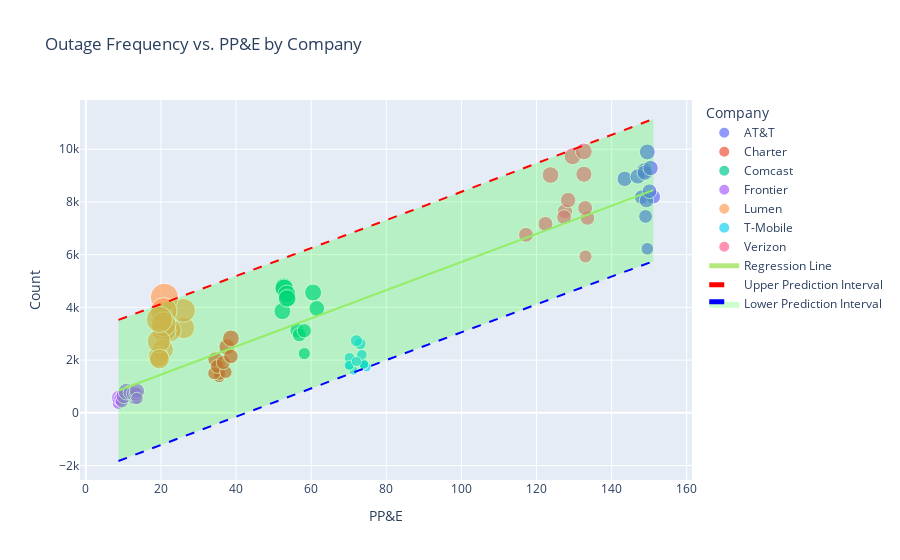

Notebook cell for this chart:
### Code cell
vis.plot_granular_outage_vs_ppe(enable_pi=True)

### Figure 1 — Plotly figure (JSON) as saved in the notebook; plotly's stock layout.template omitted (floating-point values rounded to 4 significant figures)
{"data": [{"customdata": [[49.99], [55.3], [61.81], [61.88], [54.24], [61.03], [61.21], [53.94], [56.02], [61.75], [66.2], [41.62]], "hovertemplate": "Company=AT&T<br>PP&E=%{x:.2f}<br>Count=%{y:.2f}<br>Outage per PP&E=%{customdata[0]:.2f}<extra></extra>", "legendgroup": "AT&T", "marker": {"color": "#636efa", "size": [49.99, 55.3, 61.81, 61.88, 54.24, 61.03, 61.21, 53.94, 56.02, 61.75, 66.2, 41.62], "sizemode": "area", "sizeref": 0.5234, "symbol": "circle"}, "mode": "markers", "name": "AT&T", "orientation": "v", "showlegend": true, "type": "scatter", "x": [149.0, 148.0, 148.8, 143.5, 151.1, 146.9, 148.8, 149.3, 150.1, 150.4, 149.5, 149.5], "xaxis": "x", "y": [7450, 8183, 9195, 8878, 8195, 8968, 9110, 8051, 8407, 9285, 9897, 6222], "yaxis": "y"}, {"customdata": [[50.56], [38.57], [45.24], [41.3], [43.89], [58.71], [50.22], [41.34], [52.13], [66.69], [73.1], [55.42]], "hovertemplate": "Company=Charter<br>PP&E=%{x:.2f}<br>Count=%{y:.2f}<br>Outage per PP&E=%{customdata[0]:.2f}<extra></extra>", "legendgroup": "Charter", "marker": {"color": "#EF553B", "size": [50.56, 38.57, 45.24, 41.3, 43.89, 58.71, 50.22, 41.34, 52.13, 66.69, 73.1, 55.42], "sizemode": "area", "sizeref": 0.5234, "symbol": "circle"}, "mode": "markers", "name": "Charter", "orientation": "v", "showlegend": true, "type": "scatter", "x": [35.43, 35.49, 35.46, 35.62, 34.17, 34.47, 35.01, 37.27, 36.6, 37.55, 38.62, 38.62], "xaxis": "x", "y": [1791, 1369, 1604, 1471, 1500, 2024, 1758, 1541, 1908, 2504, 2823, 2140], "yaxis": "y"}, {"customdata": [[73.63], [90.43], [89.38], [75.4], [81.25], [84.21], [81.0], [64.46], [55.44], [52.07], [53.54], [38.61]], "hovertemplate": "Company=Comcast<br>PP&E=%{x:.2f}<br>Count=%{y:.2f}<br>Outage per PP&E=%{customdata[0]:.2f}<extra></extra>", "legendgroup": "Comcast", "marker": {"color": "#00cc96", "size": [73.63, 90.43, 89.38, 75.4, 81.25, 84.21, 81.0, 64.46, 55.44, 52.07, 53.54, 38.61], "sizemode": "area", "sizeref": 0.5234, "symbol": "circle"}, "mode": "markers", "name": "Comcast", "orientation": "v", "showlegend": true, "type": "scatter", "x": [52.32, 52.77, 52.81, 60.51, 53.82, 53.51, 53.55, 61.48, 56.28, 56.85, 58.16, 58.16], "xaxis": "x", "y": [3852, 4772, 4720, 4563, 4373, 4506, 4338, 3963, 3120, 2960, 3114, 2246], "yaxis": "y"}, {"customdata": [[41.89], [42.25], [63.8], [56.18], [45.54], [63.91], [74.03], [64.22], [56.87], [53.32], [60.64], [40.01]], "hovertemplate": "Company=Frontier<br>PP&E=%{x:.2f}<br>Count=%{y:.2f}<br>Outage per PP&E=%{customdata[0]:.2f}<extra></extra>", "legendgroup": "Frontier", "marker": {"color": "#ab63fa", "size": [41.89, 42.25, 63.8, 56.18, 45.54, 63.91, 74.03, 64.22, 56.87, 53.32, 60.64, 40.01], "sizemode": "area", "sizeref": 0.5234, "symbol": "circle"}, "mode": "markers", "name": "Frontier", "orientation": "v", "showlegend": true, "type": "scatter", "x": [12.99, 8.686, 8.918, 9.399, 9.575, 10.11, 10.85, 12.04, 12.75, 13.35, 13.62, 13.62], "xaxis": "x", "y": [544, 367, 569, 528, 436, 646, 803, 773, 725, 712, 826, 545], "yaxis": "y"}, {"customdata": [[123.5], [149.5], [209.4], [140.1], [149.9], [186.6], [162.3], [117.3], [110.0], [139.8], [180.7], [104.2]], "hovertemplate": "Company=Lumen<br>PP&E=%{x:.2f}<br>Count=%{y:.2f}<br>Outage per PP&E=%{customdata[0]:.2f}<extra></extra>", "legendgroup": "Lumen", "marker": {"color": "#FFA15A", "size": [123.5, 149.5, 209.4, 140.1, 149.9, 186.6, 162.3, 117.3, 110.0, 139.8, 180.7, 104.2], "sizemode": "area", "sizeref": 0.5234, "symbol": "circle"}, "mode": "markers", "name": "Lumen", "orientation": "v", "showlegend": true, "type": "scatter", "x": [26.09, 25.99, 20.93, 22.35, 20.83, 20.72, 20.71, 20.51, 19.32, 19.43, 19.61, 19.61], "xaxis": "x", "y": [3221, 3886, 4381, 3131, 3123, 3867, 3361, 2405, 2125, 2717, 3542, 2042], "yaxis": "y"}, {"customdata": [[22.52], [25.53], [29.7], [25.68], [23.13], [25.06], [25.24], [24.68], [29.94], [35.79], [37.97], [27.03]], "hovertemplate": "Company=T-Mobile<br>PP&E=%{x:.2f}<br>Count=%{y:.2f}<br>Outage per PP&E=%{customdata[0]:.2f}<extra></extra>", "legendgroup": "T-Mobile", "marker": {"color": "#19d3f3", "size": [22.52, 25.53, 29.7, 25.68, 23.13, 25.06, 25.24, 24.68, 29.94, 35.79, 37.97, 27.03], "sizemode": "area", "sizeref": 0.5234, "symbol": "circle"}, "mode": "markers", "name": "T-Mobile", "orientation": "v", "showlegend": true, "type": "scatter", "x": [71.24, 70.33, 70.2, 70.08, 74.74, 73.94, 73.92, 74.06, 73.48, 73.06, 72.04, 72.04], "xaxis": "x", "y": [1604, 1796, 2085, 1800, 1729, 1853, 1866, 1828, 2200, 2615, 2735, 1947], "yaxis": "y"}, {"customdata": [[57.62], [58.55], [72.92], [59.92], [58.29], [62.85], [75.12], [55.33], [58.47], [68.26], [74.82], [44.59]], "hovertemplate": "Company=Verizon<br>PP&E=%{x:.2f}<br>Count=%{y:.2f}<br>Outage per PP&E=%{customdata[0]:.2f}<extra></extra>", "legendgroup": "Verizon", "marker": {"color": "#FF6692", "size": [57.62, 58.55, 72.92, 59.92, 58.29, 62.85, 75.12, 55.33, 58.47, 68.26, 74.82, 44.59], "sizemode": "area", "sizeref": 0.5234, "symbol": "circle"}, "mode": "markers", "name": "Verizon", "orientation": "v", "showlegend": true, "type": "scatter", "x": [117.2, 122.4, 123.7, 127.6, 127.3, 128.4, 129.6, 133.6, 132.9, 132.6, 132.6, 133.0], "xaxis": "x", "y": [6753, 7165, 9022, 7645, 7423, 8070, 9735, 7390, 7772, 9052, 9919, 5932], "yaxis": "y"}, {"hoverinfo": "text", "mode": "lines", "name": "Regression Line", "text": ["Predicted Outage Freq. = 53.38 * PP&E + 383.40<br>Correlation coefficient: 0.89<br>Predicted value: 847.1", "Predicted Outage Freq. = 53.38 * PP&E + 383.40<br>Correlation coefficient: 0.89<br>Predicted value: 923.8", "Predicted Outage Freq. = 53.38 * PP&E + 383.40<br>Correlation coefficient: 0.89<br>Predicted value: 1000.6", "Predicted Outage Freq. = 53.38 * PP&E + 383.40<br>Correlation coefficient: 0.89<br>Predicted value: 1077.4", "Predicted Outage Freq. = 53.38 * PP&E + 383.40<br>Correlation coefficient: 0.89<br>Predicted value: 1154.2", "Predicted Outage Freq. = 53.38 * PP&E + 383.40<br>Correlation coefficient: 0.89<br>Predicted value: 1231.0", "Predicted Outage Freq. = 53.38 * PP&E + 383.40<br>Correlation coefficient: 0.89<br>Predicted value: 1307.8", "Predicted Outage Freq. = 53.38 * PP&E + 383.40<br>Correlation coefficient: 0.89<br>Predicted value: 1384.6", "Predicted Outage Freq. = 53.38 * PP&E + 383.40<br>Correlation coefficient: 0.89<br>Predicted value: 1461.4", "Predicted Outage Freq. = 53.38 * PP&E + 383.40<br>Correlation coefficient: 0.89<br>Predicted value: 1538.2", "Predicted Outage Freq. = 53.38 * PP&E + 383.40<br>Correlation coefficient: 0.89<br>Predicted value: 1614.9", "Predicted Outage Freq. = 53.38 * PP&E + 383.40<br>Correlation coefficient: 0.89<br>Predicted value: 1691.7", "Predicted Outage Freq. = 53.38 * PP&E + 383.40<br>Correlation coefficient: 0.89<br>Predicted value: 1768.5", "Predicted Outage Freq. = 53.38 * PP&E + 383.40<br>Correlation coefficient: 0.89<br>Predicted value: 1845.3", "Predicted Outage Freq. = 53.38 * PP&E + 383.40<br>Correlation coefficient: 0.89<br>Predicted value: 1922.1", "Predicted Outage Freq. = 53.38 * PP&E + 383.40<br>Correlation coefficient: 0.89<br>Predicted value: 1998.9", "Predicted Outage Freq. = 53.38 * PP&E + 383.40<br>Correlation coefficient: 0.89<br>Predicted value: 2075.7", "Predicted Outage Freq. = 53.38 * PP&E + 383.40<br>Correlation coefficient: 0.89<br>Predicted value: 2152.5", "Predicted Outage Freq. = 53.38 * PP&E + 383.40<br>Correlation coefficient: 0.89<br>Predicted value: 2229.3", "Predicted Outage Freq. = 53.38 * PP&E + 383.40<br>Correlation coefficient: 0.89<br>Predicted value: 2306.0", "Predicted Outage Freq. = 53.38 * PP&E + 383.40<br>Correlation coefficient: 0.89<br>Predicted value: 2382.8", "Predicted Outage Freq. = 53.38 * PP&E + 383.40<br>Correlation coefficient: 0.89<br>Predicted value: 2459.6", "Predicted Outage Freq. = 53.38 * PP&E + 383.40<br>Correlation coefficient: 0.89<br>Predicted value: 2536.4", "Predicted Outage Freq. = 53.38 * PP&E + 383.40<br>Correlation coefficient: 0.89<br>Predicted value: 2613.2", "Predicted Outage Freq. = 53.38 * PP&E + 383.40<br>Correlation coefficient: 0.89<br>Predicted value: 2690.0", "Predicted Outage Freq. = 53.38 * PP&E + 383.40<br>Correlation coefficient: 0.89<br>Predicted value: 2766.8", "Predicted Outage Freq. = 53.38 * PP&E + 383.40<br>Correlation coefficient: 0.89<br>Predicted value: 2843.6", "Predicted Outage Freq. = 53.38 * PP&E + 383.40<br>Correlation coefficient: 0.89<br>Predicted value: 2920.3", "Predicted Outage Freq. = 53.38 * PP&E + 383.40<br>Correlation coefficient: 0.89<br>Predicted value: 2997.1", "Predicted Outage Freq. = 53.38 * PP&E + 383.40<br>Correlation coefficient: 0.89<br>Predicted value: 3073.9", "Predicted Outage Freq. = 53.38 * PP&E + 383.40<br>Correlation coefficient: 0.89<br>Predicted value: 3150.7", "Predicted Outage Freq. = 53.38 * PP&E + 383.40<br>Correlation coefficient: 0.89<br>Predicted value: 3227.5", "Predicted Outage Freq. = 53.38 * PP&E + 383.40<br>Correlation coefficient: 0.89<br>Predicted value: 3304.3", "Predicted Outage Freq. = 53.38 * PP&E + 383.40<br>Correlation coefficient: 0.89<br>Predicted value: 3381.1", "Predicted Outage Freq. = 53.38 * PP&E + 383.40<br>Correlation coefficient: 0.89<br>Predicted value: 3457.9", "Predicted Outage Freq. = 53.38 * PP&E + 383.40<br>Correlation coefficient: 0.89<br>Predicted value: 3534.7", "Predicted Outage Freq. = 53.38 * PP&E + 383.40<br>Correlation coefficient: 0.89<br>Predicted value: 3611.4", "Predicted Outage Freq. = 53.38 * PP&E + 383.40<br>Correlation coefficient: 0.89<br>Predicted value: 3688.2", "Predicted Outage Freq. = 53.38 * PP&E + 383.40<br>Correlation coefficient: 0.89<br>Predicted value: 3765.0", "Predicted Outage Freq. = 53.38 * PP&E + 383.40<br>Correlation coefficient: 0.89<br>Predicted value: 3841.8", "Predicted Outage Freq. = 53.38 * PP&E + 383.40<br>Correlation coefficient: 0.89<br>Predicted value: 3918.6", "Predicted Outage Freq. = 53.38 * PP&E + 383.40<br>Correlation coefficient: 0.89<br>Predicted value: 3995.4", "Predicted Outage Freq. = 53.38 * PP&E + 383.40<br>Correlation coefficient: 0.89<br>Predicted value: 4072.2", "Predicted Outage Freq. = 53.38 * PP&E + 383.40<br>Correlation coefficient: 0.89<br>Predicted value: 4149.0", "Predicted Outage Freq. = 53.38 * PP&E + 383.40<br>Correlation coefficient: 0.89<br>Predicted value: 4225.7", "Predicted Outage Freq. = 53.38 * PP&E + 383.40<br>Correlation coefficient: 0.89<br>Predicted value: 4302.5", "Predicted Outage Freq. = 53.38 * PP&E + 383.40<br>Correlation coefficient: 0.89<br>Predicted value: 4379.3", "Predicted Outage Freq. = 53.38 * PP&E + 383.40<br>Correlation coefficient: 0.89<br>Predicted value: 4456.1", "Predicted Outage Freq. = 53.38 * PP&E + 383.40<br>Correlation coefficient: 0.89<br>Predicted value: 4532.9", "Predicted Outage Freq. = 53.38 * PP&E + 383.40<br>Correlation coefficient: 0.89<br>Predicted value: 4609.7", "Predicted Outage Freq. = 53.38 * PP&E + 383.40<br>Correlation coefficient: 0.89<br>Predicted value: 4686.5", "Predicted Outage Freq. = 53.38 * PP&E + 383.40<br>Correlation coefficient: 0.89<br>Predicted value: 4763.3", "Predicted Outage Freq. = 53.38 * PP&E + 383.40<br>Correlation coefficient: 0.89<br>Predicted value: 4840.1", "Predicted Outage Freq. = 53.38 * PP&E + 383.40<br>Correlation coefficient: 0.89<br>Predicted value: 4916.8", "Predicted Outage Freq. = 53.38 * PP&E + 383.40<br>Correlation coefficient: 0.89<br>Predicted value: 4993.6", "Predicted Outage Freq. = 53.38 * PP&E + 383.40<br>Correlation coefficient: 0.89<br>Predicted value: 5070.4", "Predicted Outage Freq. = 53.38 * PP&E + 383.40<br>Correlation coefficient: 0.89<br>Predicted value: 5147.2", "Predicted Outage Freq. = 53.38 * PP&E + 383.40<br>Correlation coefficient: 0.89<br>Predicted value: 5224.0", "Predicted Outage Freq. = 53.38 * PP&E + 383.40<br>Correlation coefficient: 0.89<br>Predicted value: 5300.8", "Predicted Outage Freq. = 53.38 * PP&E + 383.40<br>Correlation coefficient: 0.89<br>Predicted value: 5377.6", "Predicted Outage Freq. = 53.38 * PP&E + 383.40<br>Correlation coefficient: 0.89<br>Predicted value: 5454.4", "Predicted Outage Freq. = 53.38 * PP&E + 383.40<br>Correlation coefficient: 0.89<br>Predicted value: 5531.1", "Predicted Outage Freq. = 53.38 * PP&E + 383.40<br>Correlation coefficient: 0.89<br>Predicted value: 5607.9", "Predicted Outage Freq. = 53.38 * PP&E + 383.40<br>Correlation coefficient: 0.89<br>Predicted value: 5684.7", "Predicted Outage Freq. = 53.38 * PP&E + 383.40<br>Correlation coefficient: 0.89<br>Predicted value: 5761.5", "Predicted Outage Freq. = 53.38 * PP&E + 383.40<br>Correlation coefficient: 0.89<br>Predicted value: 5838.3", "Predicted Outage Freq. = 53.38 * PP&E + 383.40<br>Correlation coefficient: 0.89<br>Predicted value: 5915.1", "Predicted Outage Freq. = 53.38 * PP&E + 383.40<br>Correlation coefficient: 0.89<br>Predicted value: 5991.9", "Predicted Outage Freq. = 53.38 * PP&E + 383.40<br>Correlation coefficient: 0.89<br>Predicted value: 6068.7", "Predicted Outage Freq. = 53.38 * PP&E + 383.40<br>Correlation coefficient: 0.89<br>Predicted value: 6145.5", "Predicted Outage Freq. = 53.38 * PP&E + 383.40<br>Correlation coefficient: 0.89<br>Predicted value: 6222.2", "Predicted Outage Freq. = 53.38 * PP&E + 383.40<br>Correlation coefficient: 0.89<br>Predicted value: 6299.0", "Predicted Outage Freq. = 53.38 * PP&E + 383.40<br>Correlation coefficient: 0.89<br>Predicted value: 6375.8", "Predicted Outage Freq. = 53.38 * PP&E + 383.40<br>Correlation coefficient: 0.89<br>Predicted value: 6452.6", "Predicted Outage Freq. = 53.38 * PP&E + 383.40<br>Correlation coefficient: 0.89<br>Predicted value: 6529.4", "Predicted Outage Freq. = 53.38 * PP&E + 383.40<br>Correlation coefficient: 0.89<br>Predicted value: 6606.2", "Predicted Outage Freq. = 53.38 * PP&E + 383.40<br>Correlation coefficient: 0.89<br>Predicted value: 6683.0", "Predicted Outage Freq. = 53.38 * PP&E + 383.40<br>Correlation coefficient: 0.89<br>Predicted value: 6759.8", "Predicted Outage Freq. = 53.38 * PP&E + 383.40<br>Correlation coefficient: 0.89<br>Predicted value: 6836.6", "Predicted Outage Freq. = 53.38 * PP&E + 383.40<br>Correlation coefficient: 0.89<br>Predicted value: 6913.3", "Predicted Outage Freq. = 53.38 * PP&E + 383.40<br>Correlation coefficient: 0.89<br>Predicted value: 6990.1", "Predicted Outage Freq. = 53.38 * PP&E + 383.40<br>Correlation coefficient: 0.89<br>Predicted value: 7066.9", "Predicted Outage Freq. = 53.38 * PP&E + 383.40<br>Correlation coefficient: 0.89<br>Predicted value: 7143.7", "Predicted Outage Freq. = 53.38 * PP&E + 383.40<br>Correlation coefficient: 0.89<br>Predicted value: 7220.5", "Predicted Outage Freq. = 53.38 * PP&E + 383.40<br>Correlation coefficient: 0.89<br>Predicted value: 7297.3", "Predicted Outage Freq. = 53.38 * PP&E + 383.40<br>Correlation coefficient: 0.89<br>Predicted value: 7374.1", "Predicted Outage Freq. = 53.38 * PP&E + 383.40<br>Correlation coefficient: 0.89<br>Predicted value: 7450.9", "Predicted Outage Freq. = 53.38 * PP&E + 383.40<br>Correlation coefficient: 0.89<br>Predicted value: 7527.6", "Predicted Outage Freq. = 53.38 * PP&E + 383.40<br>Correlation coefficient: 0.89<br>Predicted value: 7604.4", "Predicted Outage Freq. = 53.38 * PP&E + 383.40<br>Correlation coefficient: 0.89<br>Predicted value: 7681.2", "Predicted Outage Freq. = 53.38 * PP&E + 383.40<br>Correlation coefficient: 0.89<br>Predicted value: 7758.0", "Predicted Outage Freq. = 53.38 * PP&E + 383.40<br>Correlation coefficient: 0.89<br>Predicted value: 7834.8", "Predicted Outage Freq. = 53.38 * PP&E + 383.40<br>Correlation coefficient: 0.89<br>Predicted value: 7911.6", "Predicted Outage Freq. = 53.38 * PP&E + 383.40<br>Correlation coefficient: 0.89<br>Predicted value: 7988.4", "Predicted Outage Freq. = 53.38 * PP&E + 383.40<br>Correlation coefficient: 0.89<br>Predicted value: 8065.2", "Predicted Outage Freq. = 53.38 * PP&E + 383.40<br>Correlation coefficient: 0.89<br>Predicted value: 8142.0", "Predicted Outage Freq. = 53.38 * PP&E + 383.40<br>Correlation coefficient: 0.89<br>Predicted value: 8218.7", "Predicted Outage Freq. = 53.38 * PP&E + 383.40<br>Correlation coefficient: 0.89<br>Predicted value: 8295.5", "Predicted Outage Freq. = 53.38 * PP&E + 383.40<br>Correlation coefficient: 0.89<br>Predicted value: 8372.3", "Predicted Outage Freq. = 53.38 * PP&E + 383.40<br>Correlation coefficient: 0.89<br>Predicted value: 8449.1"], "type": "scatter", "x": [8.686, 10.12, 11.56, 13.0, 14.44, 15.88, 17.32, 18.76, 20.19, 21.63, 23.07, 24.51, 25.95, 27.39, 28.83, 30.26, 31.7, 33.14, 34.58, 36.02, 37.46, 38.9, 40.33, 41.77, 43.21, 44.65, 46.09, 47.53, 48.96, 50.4, 51.84, 53.28, 54.72, 56.16, 57.6, 59.03, 60.47, 61.91, 63.35, 64.79, 66.23, 67.67, 69.1, 70.54, 71.98, 73.42, 74.86, 76.3, 77.74, 79.17, 80.61, 82.05, 83.49, 84.93, 86.37, 87.8, 89.24, 90.68, 92.12, 93.56, 95.0, 96.44, 97.87, 99.31, 100.8, 102.2, 103.6, 105.1, 106.5, 107.9, 109.4, 110.8, 112.3, 113.7, 115.1, 116.6, 118.0, 119.5, 120.9, 122.3, 123.8, 125.2, 126.6, 128.1, 129.5, 131.0, 132.4, 133.8, 135.3, 136.7, 138.2, 139.6, 141.0, 142.5, 143.9, 145.3, 146.8, 148.2, 149.7, 151.1], "y": [847.1, 923.8, 1001.0, 1077.0, 1154.0, 1231.0, 1308.0, 1385.0, 1461.0, 1538.0, 1615.0, 1692.0, 1769.0, 1845.0, 1922.0, 1999.0, 2076.0, 2152.0, 2229.0, 2306.0, 2383.0, 2460.0, 2536.0, 2613.0, 2690.0, 2767.0, 2844.0, 2920.0, 2997.0, 3074.0, 3151.0, 3227.0, 3304.0, 3381.0, 3458.0, 3535.0, 3611.0, 3688.0, 3765.0, 3842.0, 3919.0, 3995.0, 4072.0, 4149.0, 4226.0, 4303.0, 4379.0, 4456.0, 4533.0, 4610.0, 4686.0, 4763.0, 4840.0, 4917.0, 4994.0, 5070.0, 5147.0, 5224.0, 5301.0, 5378.0, 5454.0, 5531.0, 5608.0, 5685.0, 5762.0, 5838.0, 5915.0, 5992.0, 6069.0, 6145.0, 6222.0, 6299.0, 6376.0, 6453.0, 6529.0, 6606.0, 6683.0, 6760.0, 6837.0, 6913.0, 6990.0, 7067.0, 7144.0, 7220.0, 7297.0, 7374.0, 7451.0, 7528.0, 7604.0, 7681.0, 7758.0, 7835.0, 7912.0, 7988.0, 8065.0, 8142.0, 8219.0, 8296.0, 8372.0, 8449.0]}, {"line": {"color": "red", "dash": "dash"}, "mode": "lines", "name": "Upper Prediction Interval", "showlegend": true, "type": "scatter", "x": [8.686, 10.12, 11.56, 13.0, 14.44, 15.88, 17.32, 18.76, 20.19, 21.63, 23.07, 24.51, 25.95, 27.39, 28.83, 30.26, 31.7, 33.14, 34.58, 36.02, 37.46, 38.9, 40.33, 41.77, 43.21, 44.65, 46.09, 47.53, 48.96, 50.4, 51.84, 53.28, 54.72, 56.16, 57.6, 59.03, 60.47, 61.91, 63.35, 64.79, 66.23, 67.67, 69.1, 70.54, 71.98, 73.42, 74.86, 76.3, 77.74, 79.17, 80.61, 82.05, 83.49, 84.93, 86.37, 87.8, 89.24, 90.68, 92.12, 93.56, 95.0, 96.44, 97.87, 99.31, 100.8, 102.2, 103.6, 105.1, 106.5, 107.9, 109.4, 110.8, 112.3, 113.7, 115.1, 116.6, 118.0, 119.5, 120.9, 122.3, 123.8, 125.2, 126.6, 128.1, 129.5, 131.0, 132.4, 133.8, 135.3, 136.7, 138.2, 139.6, 141.0, 142.5, 143.9, 145.3, 146.8, 148.2, 149.7, 151.1], "y": [3524.0, 3599.0, 3675.0, 3751.0, 3827.0, 3902.0, 3978.0, 4054.0, 4130.0, 4206.0, 4282.0, 4358.0, 4434.0, 4510.0, 4586.0, 4662.0, 4738.0, 4814.0, 4890.0, 4966.0, 5043.0, 5119.0, 5195.0, 5271.0, 5348.0, 5424.0, 5500.0, 5577.0, 5653.0, 5730.0, 5806.0, 5883.0, 5959.0, 6036.0, 6112.0, 6189.0, 6266.0, 6342.0, 6419.0, 6496.0, 6572.0, 6649.0, 6726.0, 6803.0, 6880.0, 6957.0, 7034.0, 7110.0, 7187.0, 7264.0, 7341.0, 7418.0, 7496.0, 7573.0, 7650.0, 7727.0, 7804.0, 7881.0, 7959.0, 8036.0, 8113.0, 8190.0, 8268.0, 8345.0, 8422.0, 8500.0, 8577.0, 8655.0, 8732.0, 8810.0, 8887.0, 8965.0, 9043.0, 9120.0, 9198.0, 9276.0, 9353.0, 9431.0, 9509.0, 9587.0, 9664.0, 9742.0, 9820.0, 9898.0, 9976.0, 10050.0, 10130.0, 10210.0, 10290.0, 10370.0, 10440.0, 10520.0, 10600.0, 10680.0, 10760.0, 10830.0, 10910.0, 10990.0, 11070.0, 11150.0]}, {"fill": "tonexty", "fillcolor": "rgba(0, 255, 0, 0.2)", "line": {"color": "blue", "dash": "dash"}, "mode": "lines", "name": "Lower Prediction Interval", "showlegend": true, "type": "scatter", "x": [8.686, 10.12, 11.56, 13.0, 14.44, 15.88, 17.32, 18.76, 20.19, 21.63, 23.07, 24.51, 25.95, 27.39, 28.83, 30.26, 31.7, 33.14, 34.58, 36.02, 37.46, 38.9, 40.33, 41.77, 43.21, 44.65, 46.09, 47.53, 48.96, 50.4, 51.84, 53.28, 54.72, 56.16, 57.6, 59.03, 60.47, 61.91, 63.35, 64.79, 66.23, 67.67, 69.1, 70.54, 71.98, 73.42, 74.86, 76.3, 77.74, 79.17, 80.61, 82.05, 83.49, 84.93, 86.37, 87.8, 89.24, 90.68, 92.12, 93.56, 95.0, 96.44, 97.87, 99.31, 100.8, 102.2, 103.6, 105.1, 106.5, 107.9, 109.4, 110.8, 112.3, 113.7, 115.1, 116.6, 118.0, 119.5, 120.9, 122.3, 123.8, 125.2, 126.6, 128.1, 129.5, 131.0, 132.4, 133.8, 135.3, 136.7, 138.2, 139.6, 141.0, 142.5, 143.9, 145.3, 146.8, 148.2, 149.7, 151.1], "y": [-1829.0, -1752.0, -1674.0, -1596.0, -1518.0, -1440.0, -1363.0, -1285.0, -1207.0, -1130.0, -1052.0, -974.3, -896.7, -819.2, -741.6, -664.1, -586.7, -509.2, -431.8, -354.4, -277.0, -199.7, -122.4, -45.08, 32.18, 109.4, 186.6, 263.8, 341.0, 418.1, 495.2, 572.3, 649.3, 726.3, 803.3, 880.3, 957.2, 1034.0, 1111.0, 1188.0, 1265.0, 1342.0, 1418.0, 1495.0, 1572.0, 1648.0, 1725.0, 1802.0, 1878.0, 1955.0, 2032.0, 2108.0, 2185.0, 2261.0, 2337.0, 2414.0, 2490.0, 2567.0, 2643.0, 2719.0, 2796.0, 2872.0, 2948.0, 3024.0, 3101.0, 3177.0, 3253.0, 3329.0, 3405.0, 3481.0, 3557.0, 3633.0, 3709.0, 3785.0, 3861.0, 3937.0, 4013.0, 4089.0, 4164.0, 4240.0, 4316.0, 4392.0, 4467.0, 4543.0, 4619.0, 4694.0, 4770.0, 4845.0, 4921.0, 4997.0, 5072.0, 5148.0, 5223.0, 5298.0, 5374.0, 5449.0, 5525.0, 5600.0, 5675.0, 5750.0]}], "layout": {"legend": {"itemsizing": "constant", "title": {"text": "Company"}, "tracegroupgap": 0}, "title": {"text": "Outage Frequency vs. PP&E by Company"}, "xaxis": {"anchor": "y", "domain": [0, 1], "title": {"text": "PP&E"}}, "yaxis": {"anchor": "x", "domain": [0, 1], "title": {"text": "Count"}}}}
